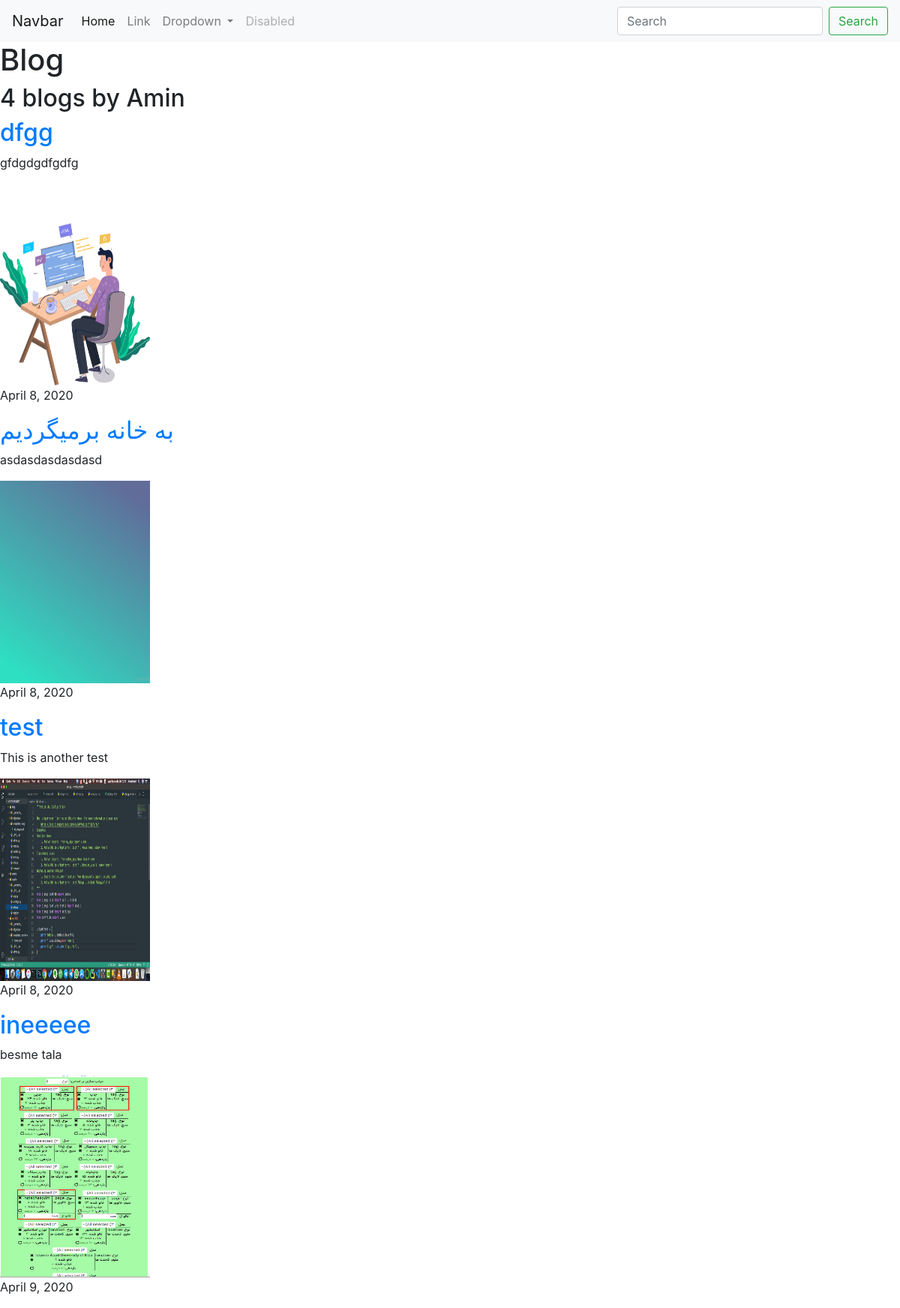
/blog/, run on an earlier commit of the app's database.
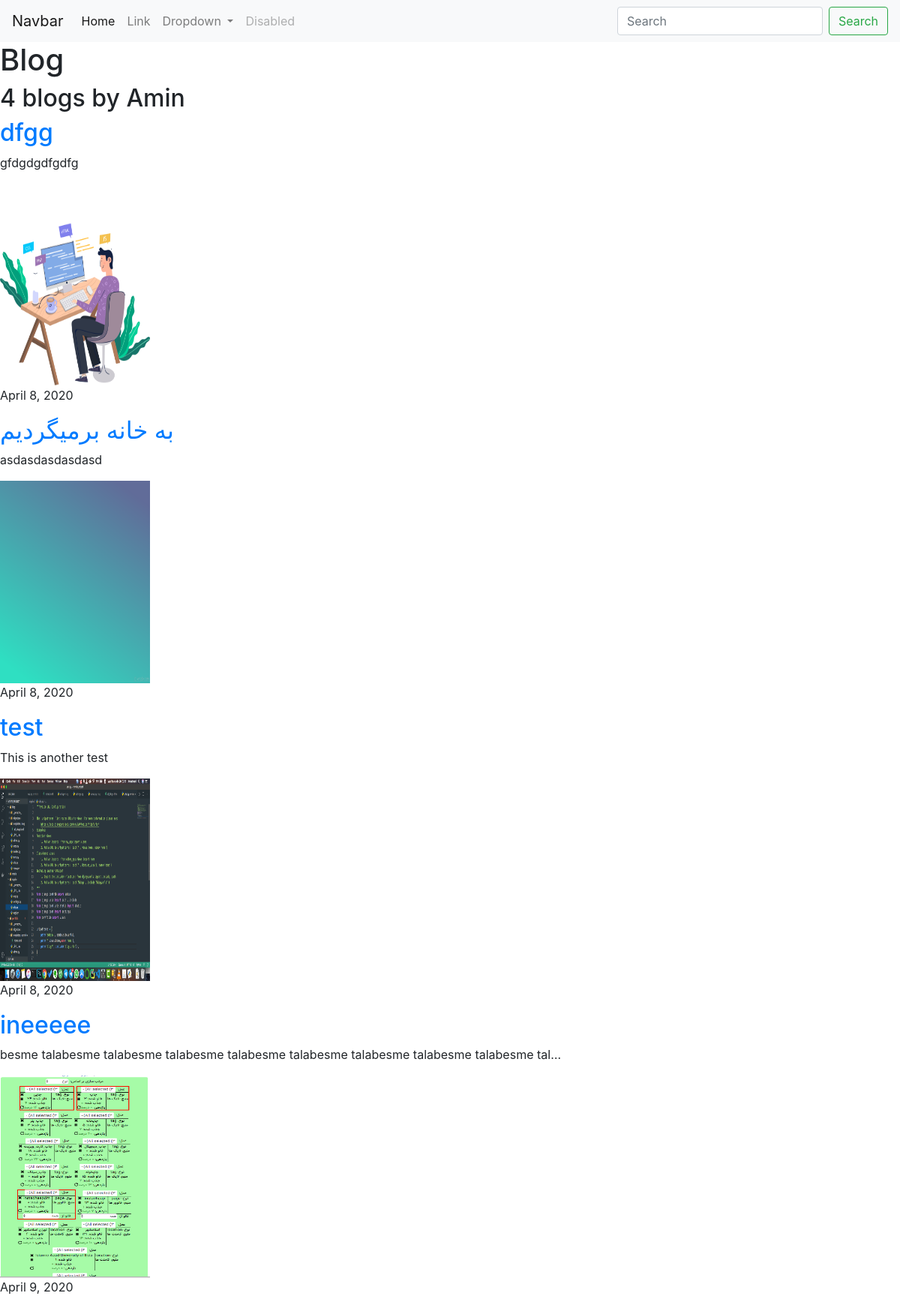
And on a later commit of the database.
### blog/models.py (models this page shows, shortened)
class Blog(models.Model):
    title = models.CharField('عنوان',max_length=200)
    description = models.TextField ('متن نوشته ',max_length=350)
    image =  models.ImageField('تصویر',upload_to='blog/images')
    url = models.URLField('لینک',blank=True)
    p_date = models.DateField("تاریخ",auto_now=True)

### blog/views.py (the view)
# urls.py: path('',views.all_blogs,name='all_blogs'),
def all_blogs(request):
    blogs = Blog.objects.all()
    return render(request , 'blog/all_blogs.html',{'blogs': blogs})

### blog/templates/blog/all_blogs.html
{% extends 'portfolio/base.html' %}
{% block content %}
    <h1>Blog</h1>
    <h2>{{ blogs.count }} blogs by Amin</h2>
    {% for blg in blogs %}
    <a href= "{% url 'blog:detail' blg.id%}" ><h2>{{blg.title}}</h2></a>
    <p>{{blg.description|striptags|truncatechars:90}}</p>
    <img src="{{ blg.image.url}}" alt="" width=200px height=270px> <br>
    <p>{{blg.p_date}}</p>
    {% endfor %}
{% endblock  %}

What changed in the data, as far as the page shows it:
changed Blog "ineeeee": description "besme tala" → "besme talabesme talabesme talabesme talabesme talabesme talabesme talabesme talabesme tal…"
